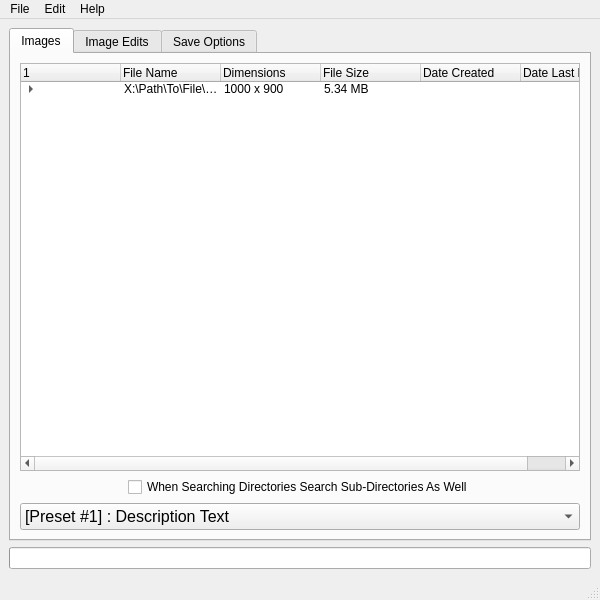
<?xml version="1.0" encoding="UTF-8"?>
<ui version="4.0">
 <class>BatchItImageClass</class>
 <widget class="QMainWindow" name="BatchItImageClass">
  <property name="geometry">
   <rect>
    <x>0</x>
    <y>0</y>
    <width>600</width>
    <height>600</height>
   </rect>
  </property>
  <property name="minimumSize">
   <size>
    <width>600</width>
    <height>600</height>
   </size>
  </property>
  <property name="acceptDrops">
   <bool>true</bool>
  </property>
  <property name="windowTitle">
   <string>Batch-It Image Editor</string>
  </property>
  <widget class="QWidget" name="centralwidget">
   <property name="acceptDrops">
    <bool>true</bool>
   </property>
   <layout class="QVBoxLayout" name="verticalLayout_6">
    <item>
     <widget class="QTabWidget" name="tabWidget">
      <property name="acceptDrops">
       <bool>true</bool>
      </property>
      <property name="currentIndex">
       <number>0</number>
      </property>
      <widget class="QWidget" name="tab">
       <property name="acceptDrops">
        <bool>true</bool>
       </property>
       <attribute name="title">
        <string>Images</string>
       </attribute>
       <layout class="QVBoxLayout" name="verticalLayout">
        <item>
         <widget class="QTreeWidget" name="treeWidget_FileInfo">
          <property name="acceptDrops">
           <bool>true</bool>
          </property>
          <column>
           <property name="text">
            <string/>
           </property>
          </column>
          <column>
           <property name="text">
            <string>File Name</string>
           </property>
           <property name="textAlignment">
            <set>AlignLeading|AlignVCenter</set>
           </property>
          </column>
          <column>
           <property name="text">
            <string>Dimensions</string>
           </property>
          </column>
          <column>
           <property name="text">
            <string>File Size</string>
           </property>
           <property name="textAlignment">
            <set>AlignLeading|AlignVCenter</set>
           </property>
          </column>
          <column>
           <property name="text">
            <string>Date Created</string>
           </property>
          </column>
          <column>
           <property name="text">
            <string>Date Last Modified</string>
           </property>
          </column>
          <item>
           <property name="text">
            <string/>
           </property>
           <property name="text">
            <string>X:\Path\To\File\image.png</string>
           </property>
           <property name="text">
            <string>1000 x 900</string>
           </property>
           <property name="text">
            <string>5.34 MB</string>
           </property>
           <property name="text">
            <string/>
           </property>
           <property name="text">
            <string/>
           </property>
           <item>
            <property name="text">
             <string/>
            </property>
            <property name="text">
             <string>image.png</string>
            </property>
            <property name="text">
             <string>1920 x 1080</string>
            </property>
            <property name="text">
             <string>770 kb</string>
            </property>
            <property name="text">
             <string>10/27/2022</string>
            </property>
            <property name="text">
             <string>2/14/2023</string>
            </property>
           </item>
          </item>
         </widget>
        </item>
        <item>
         <layout class="QHBoxLayout" name="horizontalLayout_7">
          <item>
           <spacer name="horizontalSpacer_5">
            <property name="orientation">
             <enum>Qt::Horizontal</enum>
            </property>
            <property name="sizeHint" stdset="0">
             <size>
              <width>40</width>
              <height>20</height>
             </size>
            </property>
           </spacer>
          </item>
          <item>
           <widget class="QCheckBox" name="checkBox_SearchSubDirs">
            <property name="text">
             <string>When Searching Directories Search Sub-Directories As Well</string>
            </property>
           </widget>
          </item>
          <item>
           <spacer name="horizontalSpacer_6">
            <property name="orientation">
             <enum>Qt::Horizontal</enum>
            </property>
            <property name="sizeHint" stdset="0">
             <size>
              <width>40</width>
              <height>20</height>
             </size>
            </property>
           </spacer>
          </item>
         </layout>
        </item>
        <item>
         <widget class="QComboBox" name="comboBox_Preset_1">
          <property name="font">
           <font>
            <pointsize>12</pointsize>
           </font>
          </property>
          <item>
           <property name="text">
            <string>[Preset #1] : Description Text</string>
           </property>
          </item>
          <item>
           <property name="text">
            <string>[Preset #2] : ...</string>
           </property>
          </item>
         </widget>
        </item>
       </layout>
      </widget>
      <widget class="QWidget" name="tab_2">
       <property name="enabled">
        <bool>true</bool>
       </property>
       <attribute name="title">
        <string>Image Edits</string>
       </attribute>
       <widget class="QComboBox" name="comboBox_Preset_2">
        <property name="geometry">
         <rect>
          <x>9</x>
          <y>9</y>
          <width>471</width>
          <height>25</height>
         </rect>
        </property>
        <property name="font">
         <font>
          <pointsize>12</pointsize>
         </font>
        </property>
        <item>
         <property name="text">
          <string>[Preset #1] : Description Text</string>
         </property>
        </item>
        <item>
         <property name="text">
          <string>[Preset #2] : ...</string>
         </property>
        </item>
       </widget>
       <widget class="QGroupBox" name="groupBox_Resize">
        <property name="geometry">
         <rect>
          <x>9</x>
          <y>40</y>
          <width>321</width>
          <height>116</height>
         </rect>
        </property>
        <property name="sizePolicy">
         <sizepolicy hsizetype="Preferred" vsizetype="Preferred">
          <horstretch>0</horstretch>
          <verstretch>0</verstretch>
         </sizepolicy>
        </property>
        <property name="title">
         <string>Resize:</string>
        </property>
        <layout class="QGridLayout" name="gridLayout_2">
         <property name="sizeConstraint">
          <enum>QLayout::SetDefaultConstraint</enum>
         </property>
         <item row="4" column="1">
          <widget class="QSpinBox" name="spinBox_HeightNumber">
           <property name="sizePolicy">
            <sizepolicy hsizetype="Minimum" vsizetype="Fixed">
             <horstretch>0</horstretch>
             <verstretch>0</verstretch>
            </sizepolicy>
           </property>
           <property name="alignment">
            <set>Qt::AlignCenter</set>
           </property>
           <property name="minimum">
            <number>-999999</number>
           </property>
           <property name="maximum">
            <number>999999</number>
           </property>
           <property name="singleStep">
            <number>1</number>
           </property>
           <property name="value">
            <number>4000</number>
           </property>
          </widget>
         </item>
         <item row="4" column="0">
          <widget class="QComboBox" name="comboBox_HeightMod">
           <property name="sizePolicy">
            <sizepolicy hsizetype="Preferred" vsizetype="Fixed">
             <horstretch>0</horstretch>
             <verstretch>0</verstretch>
            </sizepolicy>
           </property>
           <item>
            <property name="text">
             <string>Change Height To:</string>
            </property>
           </item>
           <item>
            <property name="text">
             <string>Modify Height By:</string>
            </property>
           </item>
           <item>
            <property name="text">
             <string>Modify Height By (%):</string>
            </property>
           </item>
           <item>
            <property name="text">
             <string>Downscale Height To:</string>
            </property>
           </item>
           <item>
            <property name="text">
             <string>Upscale Height To:</string>
            </property>
           </item>
          </widget>
         </item>
         <item row="3" column="0">
          <widget class="QComboBox" name="comboBox_WidthMod">
           <property name="sizePolicy">
            <sizepolicy hsizetype="Preferred" vsizetype="Fixed">
             <horstretch>0</horstretch>
             <verstretch>0</verstretch>
            </sizepolicy>
           </property>
           <item>
            <property name="text">
             <string>Change Width To:</string>
            </property>
           </item>
           <item>
            <property name="text">
             <string>Modify Width By:</string>
            </property>
           </item>
           <item>
            <property name="text">
             <string>Modify Width By (%):</string>
            </property>
           </item>
           <item>
            <property name="text">
             <string>Downscale Width To:</string>
            </property>
           </item>
           <item>
            <property name="text">
             <string>Upscale Width To:</string>
            </property>
           </item>
          </widget>
         </item>
         <item row="3" column="1">
          <widget class="QSpinBox" name="spinBox_WidthNumber">
           <property name="sizePolicy">
            <sizepolicy hsizetype="Minimum" vsizetype="Fixed">
             <horstretch>0</horstretch>
             <verstretch>0</verstretch>
            </sizepolicy>
           </property>
           <property name="alignment">
            <set>Qt::AlignCenter</set>
           </property>
           <property name="suffix">
            <string/>
           </property>
           <property name="prefix">
            <string/>
           </property>
           <property name="minimum">
            <number>-999999</number>
           </property>
           <property name="maximum">
            <number>999999</number>
           </property>
           <property name="singleStep">
            <number>1</number>
           </property>
           <property name="value">
            <number>1080</number>
           </property>
          </widget>
         </item>
         <item row="5" column="0">
          <widget class="QComboBox" name="comboBox_Resample">
           <item>
            <property name="text">
             <string>Resampling Filter: NEAREST</string>
            </property>
           </item>
           <item>
            <property name="text">
             <string>Resampling Filter: BILINEAR</string>
            </property>
           </item>
           <item>
            <property name="text">
             <string>Resampling Filter: BICUBIC</string>
            </property>
           </item>
          </widget>
         </item>
         <item row="5" column="1">
          <widget class="QCheckBox" name="checkBox_KeepAspectRatio">
           <property name="text">
            <string>Keep Aspect Ratio</string>
           </property>
          </widget>
         </item>
        </layout>
       </widget>
       <widget class="QGroupBox" name="groupBox_Combine">
        <property name="geometry">
         <rect>
          <x>10</x>
          <y>340</y>
          <width>521</width>
          <height>161</height>
         </rect>
        </property>
        <property name="sizePolicy">
         <sizepolicy hsizetype="Preferred" vsizetype="Expanding">
          <horstretch>0</horstretch>
          <verstretch>0</verstretch>
         </sizepolicy>
        </property>
        <property name="title">
         <string>Combine Images:</string>
        </property>
        <layout class="QVBoxLayout" name="verticalLayout_8">
         <item>
          <widget class="QTreeWidget" name="treeWidget_Combine">
           <property name="indentation">
            <number>4</number>
           </property>
           <column>
            <property name="text">
             <string>Enabled</string>
            </property>
           </column>
           <column>
            <property name="text">
             <string>Image One</string>
            </property>
           </column>
           <column>
            <property name="text">
             <string>Image Two</string>
            </property>
           </column>
           <column>
            <property name="text">
             <string>Layout Direction</string>
            </property>
           </column>
           <item>
            <property name="text">
             <string>New Item</string>
            </property>
            <property name="text">
             <string/>
            </property>
            <property name="text">
             <string/>
            </property>
            <property name="text">
             <string/>
            </property>
            <property name="flags">
             <set>ItemIsSelectable|ItemIsEditable|ItemIsDragEnabled|ItemIsUserCheckable|ItemIsEnabled</set>
            </property>
           </item>
          </widget>
         </item>
        </layout>
       </widget>
       <widget class="QWidget" name="horizontalLayoutWidget">
        <property name="geometry">
         <rect>
          <x>10</x>
          <y>160</y>
          <width>271</width>
          <height>171</height>
         </rect>
        </property>
        <layout class="QHBoxLayout" name="horizontalLayout">
         <item>
          <widget class="QGroupBox" name="groupBox_Blur">
           <property name="title">
            <string>Blur Filters:</string>
           </property>
           <layout class="QGridLayout" name="gridLayout">
            <item row="1" column="0">
             <widget class="QSlider" name="verticalSlider">
              <property name="orientation">
               <enum>Qt::Vertical</enum>
              </property>
             </widget>
            </item>
            <item row="1" column="3">
             <widget class="QSlider" name="verticalSlider_2">
              <property name="orientation">
               <enum>Qt::Vertical</enum>
              </property>
             </widget>
            </item>
            <item row="1" column="2">
             <widget class="QSlider" name="verticalSlider_3">
              <property name="orientation">
               <enum>Qt::Vertical</enum>
              </property>
             </widget>
            </item>
            <item row="2" column="2">
             <widget class="QLabel" name="label_4">
              <property name="text">
               <string>  sX</string>
              </property>
             </widget>
            </item>
            <item row="0" column="0" colspan="4">
             <widget class="QComboBox" name="comboBox_Blur">
              <item>
               <property name="text">
                <string>Gaussian Blur</string>
               </property>
              </item>
              <item>
               <property name="text">
                <string>Median Blur</string>
               </property>
              </item>
              <item>
               <property name="text">
                <string>Box Filter</string>
               </property>
              </item>
              <item>
               <property name="text">
                <string>Normalized Box Filter</string>
               </property>
              </item>
              <item>
               <property name="text">
                <string>Downsample Blur</string>
               </property>
              </item>
              <item>
               <property name="text">
                <string>Stack Blur</string>
               </property>
              </item>
             </widget>
            </item>
            <item row="1" column="1">
             <widget class="QSlider" name="verticalSlider_4">
              <property name="orientation">
               <enum>Qt::Vertical</enum>
              </property>
             </widget>
            </item>
            <item row="2" column="3">
             <widget class="QLabel" name="label_3">
              <property name="text">
               <string>  sY</string>
              </property>
             </widget>
            </item>
            <item row="2" column="0">
             <widget class="QLabel" name="label_2">
              <property name="text">
               <string>   X</string>
              </property>
             </widget>
            </item>
            <item row="2" column="1">
             <widget class="QLabel" name="label_5">
              <property name="text">
               <string>   Y</string>
              </property>
             </widget>
            </item>
           </layout>
          </widget>
         </item>
         <item>
          <widget class="QGroupBox" name="groupBox_Rotation">
           <property name="title">
            <string>Rotation:</string>
           </property>
           <widget class="QLCDNumber" name="lcdNumber_Rotation">
            <property name="geometry">
             <rect>
              <x>10</x>
              <y>90</y>
              <width>81</width>
              <height>41</height>
             </rect>
            </property>
            <property name="frameShadow">
             <enum>QFrame::Sunken</enum>
            </property>
            <property name="lineWidth">
             <number>0</number>
            </property>
            <property name="digitCount">
             <number>3</number>
            </property>
            <property name="mode">
             <enum>QLCDNumber::Dec</enum>
            </property>
            <property name="value" stdset="0">
             <double>180.000000000000000</double>
            </property>
            <property name="intValue" stdset="0">
             <number>180</number>
            </property>
           </widget>
           <widget class="QDial" name="dial_Rotation">
            <property name="geometry">
             <rect>
              <x>0</x>
              <y>6</y>
              <width>101</width>
              <height>81</height>
             </rect>
            </property>
            <property name="maximum">
             <number>360</number>
            </property>
            <property name="pageStep">
             <number>1</number>
            </property>
            <property name="orientation">
             <enum>Qt::Horizontal</enum>
            </property>
            <property name="wrapping">
             <bool>true</bool>
            </property>
           </widget>
           <widget class="QCheckBox" name="checkBox">
            <property name="geometry">
             <rect>
              <x>30</x>
              <y>140</y>
              <width>42</width>
              <height>20</height>
             </rect>
            </property>
            <property name="text">
             <string>Flip</string>
            </property>
           </widget>
          </widget>
         </item>
        </layout>
       </widget>
      </widget>
      <widget class="QWidget" name="tab_3">
       <attribute name="title">
        <string>Save Options</string>
       </attribute>
       <layout class="QVBoxLayout" name="verticalLayout_3">
        <item>
         <widget class="QComboBox" name="comboBox_Preset_3">
          <property name="font">
           <font>
            <pointsize>12</pointsize>
           </font>
          </property>
          <item>
           <property name="text">
            <string>[Preset #1] : Description Text</string>
           </property>
          </item>
          <item>
           <property name="text">
            <string>[Preset #2] : ...</string>
           </property>
          </item>
         </widget>
        </item>
        <item>
         <widget class="QGroupBox" name="groupBox_FileRename">
          <property name="sizePolicy">
           <sizepolicy hsizetype="Preferred" vsizetype="Fixed">
            <horstretch>0</horstretch>
            <verstretch>0</verstretch>
           </sizepolicy>
          </property>
          <property name="title">
           <string>Modify Image File Names:</string>
          </property>
          <layout class="QVBoxLayout" name="verticalLayout_2" stretch="0,0">
           <item>
            <layout class="QHBoxLayout" name="horizontalLayout_2">
             <item>
              <widget class="QRadioButton" name="radioButton_Overwrite">
               <property name="text">
                <string>Overwrite Original File</string>
               </property>
              </widget>
             </item>
             <item>
              <widget class="QRadioButton" name="radioButton_RenameOriginal">
               <property name="text">
                <string>Rename Original File</string>
               </property>
              </widget>
             </item>
             <item>
              <widget class="QRadioButton" name="radioButton_NewFileName">
               <property name="text">
                <string>Create New File Name</string>
               </property>
               <property name="checked">
                <bool>true</bool>
               </property>
              </widget>
             </item>
            </layout>
           </item>
           <item>
            <layout class="QHBoxLayout" name="horizontalLayout_5">
             <item>
              <widget class="QLabel" name="label_Add">
               <property name="sizePolicy">
                <sizepolicy hsizetype="Fixed" vsizetype="Preferred">
                 <horstretch>0</horstretch>
                 <verstretch>0</verstretch>
                </sizepolicy>
               </property>
               <property name="text">
                <string>Add:</string>
               </property>
              </widget>
             </item>
             <item>
              <widget class="QComboBox" name="comboBox_AddText">
               <property name="sizePolicy">
                <sizepolicy hsizetype="Expanding" vsizetype="Fixed">
                 <horstretch>0</horstretch>
                 <verstretch>0</verstretch>
                </sizepolicy>
               </property>
               <property name="font">
                <font>
                 <pointsize>10</pointsize>
                </font>
               </property>
               <item>
                <property name="text">
                 <string>Incrementing Counter</string>
                </property>
               </item>
               <item>
                <property name="text">
                 <string>Original File Name</string>
                </property>
               </item>
              </widget>
             </item>
             <item>
              <widget class="QLineEdit" name="lineEdit_FileName">
               <property name="sizePolicy">
                <sizepolicy hsizetype="Expanding" vsizetype="Fixed">
                 <horstretch>222</horstretch>
                 <verstretch>0</verstretch>
                </sizepolicy>
               </property>
               <property name="font">
                <font>
                 <pointsize>10</pointsize>
                </font>
               </property>
               <property name="text">
                <string>&lt;FILE_NAME&gt;__</string>
               </property>
              </widget>
             </item>
            </layout>
           </item>
          </layout>
         </widget>
        </item>
        <item>
         <widget class="QGroupBox" name="groupBox_SaveDir">
          <property name="sizePolicy">
           <sizepolicy hsizetype="Preferred" vsizetype="Fixed">
            <horstretch>0</horstretch>
            <verstretch>0</verstretch>
           </sizepolicy>
          </property>
          <property name="title">
           <string>Save All Image Files In:</string>
          </property>
          <layout class="QVBoxLayout" name="verticalLayout_4">
           <item>
            <layout class="QHBoxLayout" name="horizontalLayout_6">
             <item>
              <widget class="QRadioButton" name="radioButton_RelativePath">
               <property name="text">
                <string>Relative Paths:</string>
               </property>
               <property name="checked">
                <bool>true</bool>
               </property>
              </widget>
             </item>
             <item>
              <widget class="QLineEdit" name="lineEdit_RelativePath">
               <property name="text">
                <string>/</string>
               </property>
              </widget>
             </item>
            </layout>
           </item>
           <item>
            <layout class="QHBoxLayout" name="horizontalLayout_8">
             <item>
              <widget class="QRadioButton" name="radioButton_AbsolutePath">
               <property name="text">
                <string>Absolute Path:</string>
               </property>
              </widget>
             </item>
             <item>
              <widget class="QLineEdit" name="lineEdit_AbsolutePath">
               <property name="enabled">
                <bool>false</bool>
               </property>
              </widget>
             </item>
            </layout>
           </item>
           <item>
            <layout class="QHBoxLayout" name="horizontalLayout_9">
             <item>
              <widget class="QPushButton" name="pushButton_AddBackOneDir">
               <property name="font">
                <font>
                 <bold>true</bold>
                </font>
               </property>
               <property name="text">
                <string>Add &quot;Back One Directory&quot; For Relative Paths</string>
               </property>
              </widget>
             </item>
             <item>
              <widget class="QPushButton" name="pushButton_FindAbsolutePath">
               <property name="font">
                <font>
                 <bold>true</bold>
                </font>
               </property>
               <property name="text">
                <string>Search For An Absolute Path</string>
               </property>
              </widget>
             </item>
            </layout>
           </item>
          </layout>
         </widget>
        </item>
        <item>
         <widget class="QGroupBox" name="groupBox_ChangeFormat">
          <property name="sizePolicy">
           <sizepolicy hsizetype="Preferred" vsizetype="Fixed">
            <horstretch>0</horstretch>
            <verstretch>0</verstretch>
           </sizepolicy>
          </property>
          <property name="title">
           <string>Change Image Format:</string>
          </property>
          <property name="checkable">
           <bool>true</bool>
          </property>
          <property name="checked">
           <bool>false</bool>
          </property>
          <layout class="QGridLayout" name="gridLayout_9" columnstretch="30,70,30">
           <item row="1" column="0">
            <widget class="QLabel" name="label_Subsampling">
             <property name="text">
              <string>Subsampling:</string>
             </property>
            </widget>
           </item>
           <item row="1" column="1">
            <widget class="QComboBox" name="comboBox_Subsampling">
             <item>
              <property name="text">
               <string>0 : (4:4:4)</string>
              </property>
             </item>
             <item>
              <property name="text">
               <string>1 : (4:2:2)</string>
              </property>
             </item>
             <item>
              <property name="text">
               <string>2 : (4:2:0)</string>
              </property>
             </item>
            </widget>
           </item>
           <item row="2" column="0">
            <widget class="QLabel" name="label_Quality">
             <property name="text">
              <string>Quality:</string>
             </property>
            </widget>
           </item>
           <item row="0" column="0">
            <widget class="QLabel" name="label_ImageFormat">
             <property name="sizePolicy">
              <sizepolicy hsizetype="Preferred" vsizetype="Preferred">
               <horstretch>0</horstretch>
               <verstretch>0</verstretch>
              </sizepolicy>
             </property>
             <property name="text">
              <string>Image Format:</string>
             </property>
            </widget>
           </item>
           <item row="0" column="1">
            <widget class="QComboBox" name="comboBox_ImageFormat">
             <property name="sizePolicy">
              <sizepolicy hsizetype="Expanding" vsizetype="Fixed">
               <horstretch>0</horstretch>
               <verstretch>0</verstretch>
              </sizepolicy>
             </property>
             <item>
              <property name="text">
               <string>JPEG [ *.jpeg, *.jpg, *.jpe ]</string>
              </property>
             </item>
             <item>
              <property name="text">
               <string>Portable Network Graphics [ *.png ]</string>
              </property>
             </item>
            </widget>
           </item>
           <item row="2" column="1" colspan="2">
            <widget class="QSlider" name="horizontalSlider_Quality">
             <property name="sizePolicy">
              <sizepolicy hsizetype="Preferred" vsizetype="Fixed">
               <horstretch>0</horstretch>
               <verstretch>0</verstretch>
              </sizepolicy>
             </property>
             <property name="minimum">
              <number>1</number>
             </property>
             <property name="maximum">
              <number>100</number>
             </property>
             <property name="singleStep">
              <number>1</number>
             </property>
             <property name="value">
              <number>90</number>
             </property>
             <property name="orientation">
              <enum>Qt::Horizontal</enum>
             </property>
            </widget>
           </item>
           <item row="0" column="2">
            <widget class="QCheckBox" name="checkBox_Optimize">
             <property name="text">
              <string>Optimize</string>
             </property>
            </widget>
           </item>
           <item row="1" column="2">
            <widget class="QCheckBox" name="checkBox_Progressive">
             <property name="text">
              <string>Progressive</string>
             </property>
            </widget>
           </item>
          </layout>
         </widget>
        </item>
        <item>
         <spacer name="verticalSpacer">
          <property name="orientation">
           <enum>Qt::Vertical</enum>
          </property>
          <property name="sizeHint" stdset="0">
           <size>
            <width>20</width>
            <height>4</height>
           </size>
          </property>
         </spacer>
        </item>
        <item>
         <layout class="QHBoxLayout" name="horizontalLayout_4">
          <item>
           <spacer name="horizontalSpacer">
            <property name="orientation">
             <enum>Qt::Horizontal</enum>
            </property>
            <property name="sizeHint" stdset="0">
             <size>
              <width>40</width>
              <height>20</height>
             </size>
            </property>
           </spacer>
          </item>
          <item>
           <widget class="QCheckBox" name="checkBox_Overwrite">
            <property name="text">
             <string>Overwrite Existing Files (or Ask Before Overwriting)</string>
            </property>
            <property name="tristate">
             <bool>true</bool>
            </property>
           </widget>
          </item>
          <item>
           <spacer name="horizontalSpacer_2">
            <property name="orientation">
             <enum>Qt::Horizontal</enum>
            </property>
            <property name="sizeHint" stdset="0">
             <size>
              <width>40</width>
              <height>20</height>
             </size>
            </property>
           </spacer>
          </item>
         </layout>
        </item>
        <item>
         <layout class="QHBoxLayout" name="horizontalLayout_3">
          <item>
           <widget class="QPushButton" name="pushButton_EditAndSave">
            <property name="sizePolicy">
             <sizepolicy hsizetype="Minimum" vsizetype="Preferred">
              <horstretch>0</horstretch>
              <verstretch>0</verstretch>
             </sizepolicy>
            </property>
            <property name="minimumSize">
             <size>
              <width>0</width>
              <height>40</height>
             </size>
            </property>
            <property name="font">
             <font>
              <pointsize>14</pointsize>
              <bold>true</bold>
             </font>
            </property>
            <property name="text">
             <string>Start Editing And Saving Images</string>
            </property>
           </widget>
          </item>
         </layout>
        </item>
       </layout>
      </widget>
     </widget>
    </item>
    <item>
     <widget class="QProgressBar" name="progressBar"/>
    </item>
   </layout>
  </widget>
  <widget class="QMenuBar" name="menubar">
   <property name="geometry">
    <rect>
     <x>0</x>
     <y>0</y>
     <width>600</width>
     <height>22</height>
    </rect>
   </property>
   <widget class="QMenu" name="menuFile">
    <property name="title">
     <string>File</string>
    </property>
    <addaction name="action_AddImages"/>
    <addaction name="action_SaveLogAs"/>
    <addaction name="separator"/>
    <addaction name="action_Close"/>
   </widget>
   <widget class="QMenu" name="menuEdit">
    <property name="title">
     <string>Edit</string>
    </property>
    <addaction name="action_AddNewPreset"/>
    <addaction name="action_RemovePreset"/>
    <addaction name="action_SavePresets"/>
    <addaction name="separator"/>
    <addaction name="action_ChangePresetDesc"/>
    <addaction name="action_AddImageToCombine"/>
   </widget>
   <widget class="QMenu" name="menuHelp">
    <property name="title">
     <string>Help</string>
    </property>
    <addaction name="action_About"/>
   </widget>
   <addaction name="menuFile"/>
   <addaction name="menuEdit"/>
   <addaction name="menuHelp"/>
  </widget>
  <widget class="QStatusBar" name="statusbar"/>
  <action name="action_AddImages">
   <property name="text">
    <string>Add Image Files...</string>
   </property>
  </action>
  <action name="action_AddImageToCombine">
   <property name="text">
    <string>Add New Image To Combine</string>
   </property>
  </action>
  <action name="action_AddSaveDirectory">
   <property name="text">
    <string>Add New Save Directory</string>
   </property>
  </action>
  <action name="action_About">
   <property name="text">
    <string>About</string>
   </property>
  </action>
  <action name="action_SaveLogAs">
   <property name="text">
    <string>Save Log As...</string>
   </property>
  </action>
  <action name="action_Close">
   <property name="text">
    <string>Close</string>
   </property>
  </action>
  <action name="action_AddNewPreset">
   <property name="text">
    <string>Add New Preset...</string>
   </property>
  </action>
  <action name="action_ChangePresetDesc">
   <property name="text">
    <string>Change Preset Description</string>
   </property>
  </action>
  <action name="action_RemovePreset">
   <property name="text">
    <string>Remove Preset...</string>
   </property>
  </action>
  <action name="action_SavePresets">
   <property name="text">
    <string>Save All Presets</string>
   </property>
  </action>
 </widget>
 <resources/>
 <connections>
  <connection>
   <sender>comboBox_Preset_1</sender>
   <signal>currentIndexChanged(int)</signal>
   <receiver>comboBox_Preset_2</receiver>
   <slot>setCurrentIndex(int)</slot>
   <hints>
    <hint type="sourcelabel">
     <x>298</x>
     <y>453</y>
    </hint>
    <hint type="destinationlabel">
     <x>298</x>
     <y>73</y>
    </hint>
   </hints>
  </connection>
  <connection>
   <sender>comboBox_Preset_1</sender>
   <signal>currentIndexChanged(int)</signal>
   <receiver>comboBox_Preset_3</receiver>
   <slot>setCurrentIndex(int)</slot>
   <hints>
    <hint type="sourcelabel">
     <x>298</x>
     <y>453</y>
    </hint>
    <hint type="destinationlabel">
     <x>298</x>
     <y>73</y>
    </hint>
   </hints>
  </connection>
  <connection>
   <sender>comboBox_Preset_2</sender>
   <signal>currentIndexChanged(int)</signal>
   <receiver>comboBox_Preset_1</receiver>
   <slot>setCurrentIndex(int)</slot>
   <hints>
    <hint type="sourcelabel">
     <x>298</x>
     <y>73</y>
    </hint>
    <hint type="destinationlabel">
     <x>298</x>
     <y>453</y>
    </hint>
   </hints>
  </connection>
  <connection>
   <sender>comboBox_Preset_2</sender>
   <signal>currentIndexChanged(int)</signal>
   <receiver>comboBox_Preset_3</receiver>
   <slot>setCurrentIndex(int)</slot>
   <hints>
    <hint type="sourcelabel">
     <x>298</x>
     <y>73</y>
    </hint>
    <hint type="destinationlabel">
     <x>298</x>
     <y>73</y>
    </hint>
   </hints>
  </connection>
  <connection>
   <sender>comboBox_Preset_3</sender>
   <signal>currentIndexChanged(int)</signal>
   <receiver>comboBox_Preset_1</receiver>
   <slot>setCurrentIndex(int)</slot>
   <hints>
    <hint type="sourcelabel">
     <x>298</x>
     <y>73</y>
    </hint>
    <hint type="destinationlabel">
     <x>298</x>
     <y>453</y>
    </hint>
   </hints>
  </connection>
  <connection>
   <sender>comboBox_Preset_3</sender>
   <signal>currentIndexChanged(int)</signal>
   <receiver>comboBox_Preset_2</receiver>
   <slot>setCurrentIndex(int)</slot>
   <hints>
    <hint type="sourcelabel">
     <x>298</x>
     <y>73</y>
    </hint>
    <hint type="destinationlabel">
     <x>298</x>
     <y>73</y>
    </hint>
   </hints>
  </connection>
  <connection>
   <sender>radioButton_RelativePath</sender>
   <signal>toggled(bool)</signal>
   <receiver>lineEdit_RelativePath</receiver>
   <slot>setEnabled(bool)</slot>
   <hints>
    <hint type="sourcelabel">
     <x>80</x>
     <y>233</y>
    </hint>
    <hint type="destinationlabel">
     <x>351</x>
     <y>233</y>
    </hint>
   </hints>
  </connection>
  <connection>
   <sender>radioButton_AbsolutePath</sender>
   <signal>toggled(bool)</signal>
   <receiver>lineEdit_AbsolutePath</receiver>
   <slot>setEnabled(bool)</slot>
   <hints>
    <hint type="sourcelabel">
     <x>80</x>
     <y>269</y>
    </hint>
    <hint type="destinationlabel">
     <x>351</x>
     <y>269</y>
    </hint>
   </hints>
  </connection>
  <connection>
   <sender>radioButton_Overwrite</sender>
   <signal>toggled(bool)</signal>
   <receiver>comboBox_AddText</receiver>
   <slot>setDisabled(bool)</slot>
   <hints>
    <hint type="sourcelabel">
     <x>118</x>
     <y>134</y>
    </hint>
    <hint type="destinationlabel">
     <x>137</x>
     <y>164</y>
    </hint>
   </hints>
  </connection>
  <connection>
   <sender>radioButton_Overwrite</sender>
   <signal>toggled(bool)</signal>
   <receiver>lineEdit_FileName</receiver>
   <slot>setDisabled(bool)</slot>
   <hints>
    <hint type="sourcelabel">
     <x>118</x>
     <y>134</y>
    </hint>
    <hint type="destinationlabel">
     <x>392</x>
     <y>164</y>
    </hint>
   </hints>
  </connection>
 </connections>
</ui>
